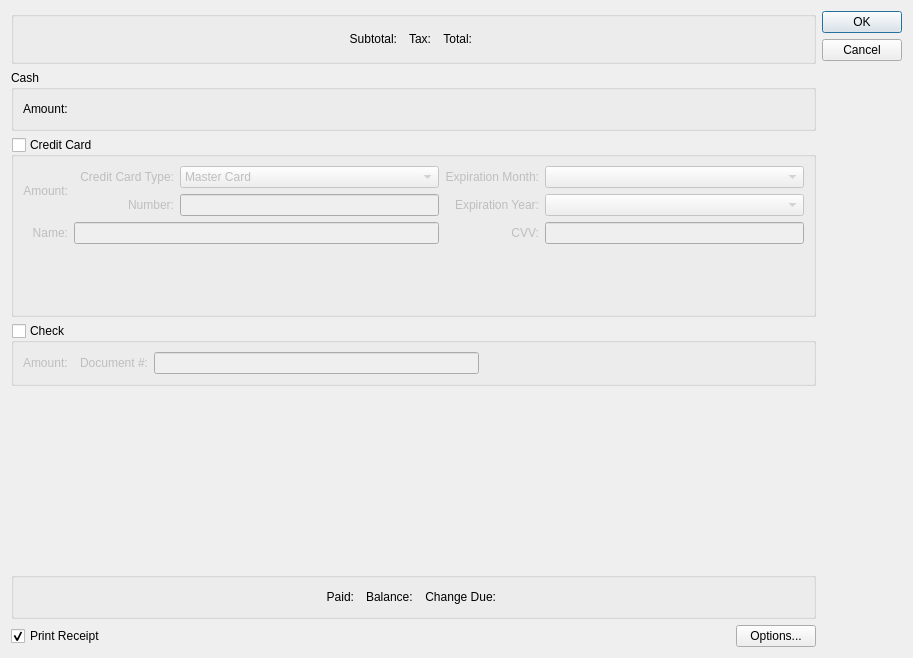
<?xml version="1.0" encoding="UTF-8"?>
<ui version="4.0">
 <class>payment</class>
 <widget class="QDialog" name="payment">
  <property name="geometry">
   <rect>
    <x>0</x>
    <y>0</y>
    <width>913</width>
    <height>658</height>
   </rect>
  </property>
  <property name="windowTitle">
   <string>Payment</string>
  </property>
  <property name="schemaName" stdset="0">
   <string notr="true">xtpos</string>
  </property>
  <property name="tableName" stdset="0">
   <string notr="true">api_cashregister</string>
  </property>
  <property name="primaryKeyColumns" stdset="0">
   <number>2</number>
  </property>
  <property name="screenTitle" stdset="0">
   <string/>
  </property>
  <layout class="QGridLayout" name="gridLayout_5">
   <item row="0" column="0">
    <layout class="QVBoxLayout" name="verticalLayout">
     <item>
      <widget class="QGroupBox" name="_totalGroup">
       <property name="title">
        <string/>
       </property>
       <layout class="QGridLayout" name="gridLayout_6">
        <item row="0" column="0">
         <spacer>
          <property name="orientation">
           <enum>Qt::Horizontal</enum>
          </property>
          <property name="sizeHint" stdset="0">
           <size>
            <width>0</width>
            <height>26</height>
           </size>
          </property>
         </spacer>
        </item>
        <item row="0" column="1">
         <widget class="QLabel" name="_subtotalLit">
          <property name="text">
           <string>Subtotal:</string>
          </property>
          <property name="alignment">
           <set>Qt::AlignRight|Qt::AlignTrailing|Qt::AlignVCenter</set>
          </property>
         </widget>
        </item>
        <item row="0" column="3">
         <widget class="QLabel" name="_taxLit">
          <property name="text">
           <string>Tax:</string>
          </property>
          <property name="alignment">
           <set>Qt::AlignRight|Qt::AlignTrailing|Qt::AlignVCenter</set>
          </property>
         </widget>
        </item>
        <item row="0" column="5">
         <widget class="QLabel" name="_totalLit">
          <property name="text">
           <string>Total:</string>
          </property>
          <property name="alignment">
           <set>Qt::AlignRight|Qt::AlignTrailing|Qt::AlignVCenter</set>
          </property>
         </widget>
        </item>
        <item row="0" column="2">
         <widget class="CurrCluster" name="_subtotal">
          <property name="currencyEnabled">
           <bool>false</bool>
          </property>
          <property name="currencyVisible">
           <bool>false</bool>
          </property>
          <property name="enabled">
           <bool>false</bool>
          </property>
         </widget>
        </item>
        <item row="0" column="6">
         <widget class="CurrCluster" name="_total">
          <property name="currencyEnabled">
           <bool>false</bool>
          </property>
          <property name="currencyVisible">
           <bool>false</bool>
          </property>
          <property name="enabled">
           <bool>false</bool>
          </property>
         </widget>
        </item>
        <item row="0" column="4">
         <widget class="CurrCluster" name="_tax">
          <property name="currencyEnabled">
           <bool>false</bool>
          </property>
          <property name="currencyVisible">
           <bool>false</bool>
          </property>
          <property name="enabled">
           <bool>false</bool>
          </property>
         </widget>
        </item>
        <item row="0" column="7">
         <spacer name="horizontalSpacer_3">
          <property name="orientation">
           <enum>Qt::Horizontal</enum>
          </property>
          <property name="sizeHint" stdset="0">
           <size>
            <width>0</width>
            <height>20</height>
           </size>
          </property>
         </spacer>
        </item>
       </layout>
       <zorder>_subtotalLit</zorder>
       <zorder>_taxLit</zorder>
       <zorder>_totalLit</zorder>
       <zorder>_subtotal</zorder>
       <zorder>_total</zorder>
       <zorder>_tax</zorder>
       <zorder>horizontalSpacer_3</zorder>
      </widget>
     </item>
     <item>
      <widget class="QGroupBox" name="_cashGroup">
       <property name="title">
        <string>Cash</string>
       </property>
       <layout class="QGridLayout" name="gridLayout_3">
        <item row="0" column="0">
         <widget class="QLabel" name="_cashAmountLit">
          <property name="text">
           <string>Amount:</string>
          </property>
         </widget>
        </item>
        <item row="0" column="1">
         <widget class="CurrCluster" name="_cashAmount">
          <property name="currencyEditable" stdset="0">
           <bool>false</bool>
          </property>
          <property name="currencyVisible">
           <bool>false</bool>
          </property>
         </widget>
        </item>
        <item row="0" column="2">
         <spacer name="horizontalSpacer">
          <property name="orientation">
           <enum>Qt::Horizontal</enum>
          </property>
          <property name="sizeHint" stdset="0">
           <size>
            <width>482</width>
            <height>20</height>
           </size>
          </property>
         </spacer>
        </item>
       </layout>
      </widget>
     </item>
     <item>
      <widget class="QGroupBox" name="_creditGroup">
       <property name="sizePolicy">
        <sizepolicy hsizetype="Expanding" vsizetype="Expanding">
         <horstretch>0</horstretch>
         <verstretch>0</verstretch>
        </sizepolicy>
       </property>
       <property name="title">
        <string>Credit Card</string>
       </property>
       <property name="checkable">
        <bool>true</bool>
       </property>
       <property name="checked">
        <bool>false</bool>
       </property>
       <layout class="QGridLayout" name="gridLayout">
        <item row="0" column="0" rowspan="2">
         <widget class="QLabel" name="_creditAmountLit">
          <property name="text">
           <string>Amount:</string>
          </property>
          <property name="alignment">
           <set>Qt::AlignRight|Qt::AlignTrailing|Qt::AlignVCenter</set>
          </property>
         </widget>
        </item>
        <item row="0" column="1" rowspan="2">
         <widget class="CurrCluster" name="_creditAmount">
          <property name="currencyEditable" stdset="0">
           <bool>false</bool>
          </property>
          <property name="currencyVisible">
           <bool>false</bool>
          </property>
         </widget>
        </item>
        <item row="0" column="2">
         <widget class="QLabel" name="_creditCardNumberTypeLit">
          <property name="text">
           <string>Credit Card Type:</string>
          </property>
          <property name="alignment">
           <set>Qt::AlignRight|Qt::AlignTrailing|Qt::AlignVCenter</set>
          </property>
          <property name="buddy">
           <cstring>_creditCardNumber</cstring>
          </property>
         </widget>
        </item>
        <item row="0" column="3">
         <widget class="XComboBox" name="_fundsType">
          <item>
           <property name="text">
            <string>Master Card</string>
           </property>
          </item>
          <item>
           <property name="text">
            <string>Visa</string>
           </property>
          </item>
          <item>
           <property name="text">
            <string>American Express</string>
           </property>
          </item>
          <item>
           <property name="text">
            <string>Discover</string>
           </property>
          </item>
         </widget>
        </item>
        <item row="0" column="4">
         <widget class="QLabel" name="_expiremonLit">
          <property name="sizePolicy">
           <sizepolicy hsizetype="Preferred" vsizetype="Fixed">
            <horstretch>0</horstretch>
            <verstretch>0</verstretch>
           </sizepolicy>
          </property>
          <property name="text">
           <string>Expiration Month:</string>
          </property>
          <property name="alignment">
           <set>Qt::AlignRight|Qt::AlignTrailing|Qt::AlignVCenter</set>
          </property>
         </widget>
        </item>
        <item row="0" column="5">
         <widget class="XComboBox" name="_expireMonth">
          <property name="allowNull">
           <bool>true</bool>
          </property>
          <item>
           <property name="text">
            <string/>
           </property>
          </item>
          <item>
           <property name="text">
            <string>01</string>
           </property>
          </item>
          <item>
           <property name="text">
            <string>02</string>
           </property>
          </item>
          <item>
           <property name="text">
            <string>03</string>
           </property>
          </item>
          <item>
           <property name="text">
            <string>04</string>
           </property>
          </item>
          <item>
           <property name="text">
            <string>05</string>
           </property>
          </item>
          <item>
           <property name="text">
            <string>06</string>
           </property>
          </item>
          <item>
           <property name="text">
            <string>07</string>
           </property>
          </item>
          <item>
           <property name="text">
            <string>08</string>
           </property>
          </item>
          <item>
           <property name="text">
            <string>09</string>
           </property>
          </item>
          <item>
           <property name="text">
            <string>10</string>
           </property>
          </item>
          <item>
           <property name="text">
            <string>11</string>
           </property>
          </item>
          <item>
           <property name="text">
            <string>12</string>
           </property>
          </item>
         </widget>
        </item>
        <item row="1" column="2">
         <widget class="QLabel" name="_creditCardNumberLit">
          <property name="text">
           <string> Number:</string>
          </property>
          <property name="alignment">
           <set>Qt::AlignRight|Qt::AlignTrailing|Qt::AlignVCenter</set>
          </property>
          <property name="buddy">
           <cstring>_creditCardNumber</cstring>
          </property>
         </widget>
        </item>
        <item row="1" column="3">
         <widget class="XLineEdit" name="_creditCardNumber"/>
        </item>
        <item row="1" column="4">
         <widget class="QLabel" name="_expireyearLit">
          <property name="sizePolicy">
           <sizepolicy hsizetype="Preferred" vsizetype="Fixed">
            <horstretch>0</horstretch>
            <verstretch>0</verstretch>
           </sizepolicy>
          </property>
          <property name="text">
           <string>Expiration Year:</string>
          </property>
          <property name="alignment">
           <set>Qt::AlignRight|Qt::AlignTrailing|Qt::AlignVCenter</set>
          </property>
         </widget>
        </item>
        <item row="1" column="5">
         <widget class="XComboBox" name="_expireYear">
          <item>
           <property name="text">
            <string/>
           </property>
          </item>
          <item>
           <property name="text">
            <string>2009</string>
           </property>
          </item>
          <item>
           <property name="text">
            <string>2010</string>
           </property>
          </item>
          <item>
           <property name="text">
            <string>2011</string>
           </property>
          </item>
          <item>
           <property name="text">
            <string>2012</string>
           </property>
          </item>
          <item>
           <property name="text">
            <string>2013</string>
           </property>
          </item>
          <item>
           <property name="text">
            <string>2014</string>
           </property>
          </item>
          <item>
           <property name="text">
            <string>2015</string>
           </property>
          </item>
          <item>
           <property name="text">
            <string>2016</string>
           </property>
          </item>
          <item>
           <property name="text">
            <string>2017</string>
           </property>
          </item>
          <item>
           <property name="text">
            <string>2018</string>
           </property>
          </item>
          <item>
           <property name="text">
            <string>2019</string>
           </property>
          </item>
          <item>
           <property name="text">
            <string>2020</string>
           </property>
          </item>
         </widget>
        </item>
        <item row="2" column="0">
         <widget class="QLabel" name="_nameLit">
          <property name="text">
           <string>Name:</string>
          </property>
          <property name="alignment">
           <set>Qt::AlignRight|Qt::AlignTrailing|Qt::AlignVCenter</set>
          </property>
         </widget>
        </item>
        <item row="2" column="1" colspan="3">
         <widget class="XLineEdit" name="_name"/>
        </item>
        <item row="2" column="4">
         <widget class="QLabel" name="_cvvLit">
          <property name="text">
           <string>CVV:</string>
          </property>
          <property name="alignment">
           <set>Qt::AlignRight|Qt::AlignTrailing|Qt::AlignVCenter</set>
          </property>
         </widget>
        </item>
        <item row="2" column="5">
         <widget class="XLineEdit" name="_cvv"/>
        </item>
        <item row="3" column="0" colspan="6">
         <widget class="AddressCluster" name="_address">
          <property name="focusPolicy">
           <enum>Qt::StrongFocus</enum>
          </property>
         </widget>
        </item>
       </layout>
      </widget>
     </item>
     <item>
      <widget class="QGroupBox" name="_checkGroup">
       <property name="title">
        <string>Check</string>
       </property>
       <property name="checkable">
        <bool>true</bool>
       </property>
       <property name="checked">
        <bool>false</bool>
       </property>
       <layout class="QGridLayout" name="gridLayout_2">
        <item row="0" column="0">
         <layout class="QHBoxLayout">
          <item>
           <widget class="QLabel" name="_checkAmountLit">
            <property name="text">
             <string>Amount:</string>
            </property>
           </widget>
          </item>
          <item>
           <widget class="CurrCluster" name="_checkAmount">
            <property name="currencyEditable" stdset="0">
             <bool>false</bool>
            </property>
            <property name="currencyVisible">
             <bool>false</bool>
            </property>
           </widget>
          </item>
          <item>
           <widget class="QLabel" name="_checkNumberLit">
            <property name="text">
             <string>Document #:</string>
            </property>
            <property name="alignment">
             <set>Qt::AlignRight|Qt::AlignTrailing|Qt::AlignVCenter</set>
            </property>
           </widget>
          </item>
          <item>
           <widget class="XLineEdit" name="_checkNumber"/>
          </item>
          <item>
           <spacer>
            <property name="orientation">
             <enum>Qt::Horizontal</enum>
            </property>
            <property name="sizeHint" stdset="0">
             <size>
              <width>40</width>
              <height>20</height>
             </size>
            </property>
           </spacer>
          </item>
         </layout>
        </item>
       </layout>
      </widget>
     </item>
     <item>
      <spacer name="verticalSpacer">
       <property name="orientation">
        <enum>Qt::Vertical</enum>
       </property>
       <property name="sizeHint" stdset="0">
        <size>
         <width>20</width>
         <height>0</height>
        </size>
       </property>
      </spacer>
     </item>
     <item>
      <widget class="QGroupBox" name="_tenderGroup">
       <property name="title">
        <string/>
       </property>
       <layout class="QGridLayout" name="gridLayout_4">
        <item row="0" column="0">
         <spacer>
          <property name="orientation">
           <enum>Qt::Horizontal</enum>
          </property>
          <property name="sizeHint" stdset="0">
           <size>
            <width>0</width>
            <height>20</height>
           </size>
          </property>
         </spacer>
        </item>
        <item row="0" column="5">
         <widget class="QLabel" name="_changeLit">
          <property name="text">
           <string>Change Due:</string>
          </property>
          <property name="alignment">
           <set>Qt::AlignRight|Qt::AlignTrailing|Qt::AlignVCenter</set>
          </property>
         </widget>
        </item>
        <item row="0" column="6">
         <widget class="CurrCluster" name="_change">
          <property name="currencyEditable" stdset="0">
           <bool>false</bool>
          </property>
          <property name="currencyVisible">
           <bool>false</bool>
          </property>
          <property name="enabled">
           <bool>false</bool>
          </property>
         </widget>
        </item>
        <item row="0" column="2">
         <widget class="CurrCluster" name="_paid">
          <property name="currencyEditable" stdset="0">
           <bool>false</bool>
          </property>
          <property name="currencyVisible">
           <bool>false</bool>
          </property>
          <property name="enabled">
           <bool>false</bool>
          </property>
         </widget>
        </item>
        <item row="0" column="4">
         <widget class="CurrCluster" name="_balance">
          <property name="currencyEditable" stdset="0">
           <bool>false</bool>
          </property>
          <property name="currencyVisible">
           <bool>false</bool>
          </property>
          <property name="enabled">
           <bool>false</bool>
          </property>
         </widget>
        </item>
        <item row="0" column="7">
         <spacer name="horizontalSpacer_2">
          <property name="orientation">
           <enum>Qt::Horizontal</enum>
          </property>
          <property name="sizeHint" stdset="0">
           <size>
            <width>0</width>
            <height>20</height>
           </size>
          </property>
         </spacer>
        </item>
        <item row="0" column="3">
         <widget class="QLabel" name="_balanceLit">
          <property name="text">
           <string>Balance:</string>
          </property>
         </widget>
        </item>
        <item row="0" column="1">
         <widget class="QLabel" name="_paidLit">
          <property name="text">
           <string>Paid:</string>
          </property>
          <property name="alignment">
           <set>Qt::AlignRight|Qt::AlignTrailing|Qt::AlignVCenter</set>
          </property>
         </widget>
        </item>
       </layout>
       <zorder>_changeLit</zorder>
       <zorder>_change</zorder>
       <zorder>_paid</zorder>
       <zorder>_balance</zorder>
       <zorder>horizontalSpacer_2</zorder>
       <zorder>_balanceLit</zorder>
       <zorder>_paidLit</zorder>
      </widget>
     </item>
    </layout>
   </item>
   <item row="0" column="1">
    <layout class="QVBoxLayout">
     <item>
      <widget class="QDialogButtonBox" name="_buttonBox">
       <property name="orientation">
        <enum>Qt::Vertical</enum>
       </property>
       <property name="standardButtons">
        <set>QDialogButtonBox::Cancel|QDialogButtonBox::Ok</set>
       </property>
      </widget>
     </item>
     <item>
      <spacer>
       <property name="orientation">
        <enum>Qt::Vertical</enum>
       </property>
       <property name="sizeHint" stdset="0">
        <size>
         <width>20</width>
         <height>40</height>
        </size>
       </property>
      </spacer>
     </item>
    </layout>
   </item>
   <item row="1" column="0">
    <layout class="QHBoxLayout" name="horizontalLayout">
     <item>
      <widget class="XCheckBox" name="_print">
       <property name="text">
        <string>Print Receipt</string>
       </property>
       <property name="checked">
        <bool>true</bool>
       </property>
       <property name="forgetful">
        <bool>true</bool>
       </property>
      </widget>
     </item>
     <item>
      <spacer name="horizontalSpacer_4">
       <property name="orientation">
        <enum>Qt::Horizontal</enum>
       </property>
       <property name="sizeHint" stdset="0">
        <size>
         <width>40</width>
         <height>20</height>
        </size>
       </property>
      </spacer>
     </item>
     <item>
      <widget class="QPushButton" name="_options">
       <property name="text">
        <string>Options...</string>
       </property>
      </widget>
     </item>
    </layout>
   </item>
  </layout>
 </widget>
 <customwidgets>
  <customwidget>
   <class>AddressCluster</class>
   <extends>QWidget</extends>
   <header>addresscluster.h</header>
  </customwidget>
  <customwidget>
   <class>CurrCluster</class>
   <extends>CurrDisplay</extends>
   <header>currcluster.h</header>
  </customwidget>
  <customwidget>
   <class>CurrDisplay</class>
   <extends>QWidget</extends>
   <header>currcluster.h</header>
  </customwidget>
  <customwidget>
   <class>XCheckBox</class>
   <extends>QCheckBox</extends>
   <header>xcheckbox.h</header>
  </customwidget>
  <customwidget>
   <class>XComboBox</class>
   <extends>QComboBox</extends>
   <header>xcombobox.h</header>
  </customwidget>
  <customwidget>
   <class>XLineEdit</class>
   <extends>QLineEdit</extends>
   <header>xlineedit.h</header>
   <container>1</container>
  </customwidget>
 </customwidgets>
 <tabstops>
  <tabstop>_print</tabstop>
  <tabstop>_subtotal</tabstop>
  <tabstop>_tax</tabstop>
  <tabstop>_total</tabstop>
  <tabstop>_cashAmount</tabstop>
  <tabstop>_creditGroup</tabstop>
  <tabstop>_creditAmount</tabstop>
  <tabstop>_fundsType</tabstop>
  <tabstop>_creditCardNumber</tabstop>
  <tabstop>_expireMonth</tabstop>
  <tabstop>_expireYear</tabstop>
  <tabstop>_cvv</tabstop>
  <tabstop>_name</tabstop>
  <tabstop>_address</tabstop>
  <tabstop>_checkGroup</tabstop>
  <tabstop>_checkAmount</tabstop>
  <tabstop>_checkNumber</tabstop>
  <tabstop>_paid</tabstop>
  <tabstop>_balance</tabstop>
  <tabstop>_change</tabstop>
 </tabstops>
 <resources/>
 <connections/>
</ui>
